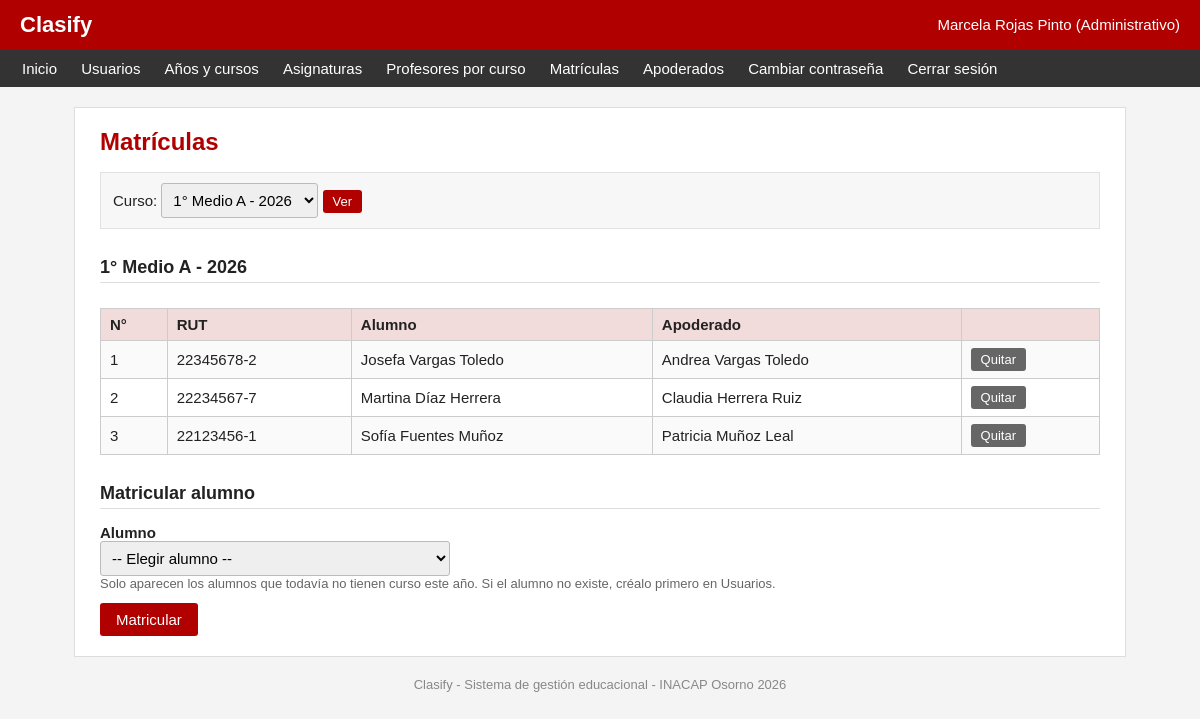
Page /admin/matriculas.php?id_curso=3 (signed in) on the committed database.
### tables this page shows
CREATE TABLE curso (
    id_curso INT AUTO_INCREMENT PRIMARY KEY,
    id_anio INT NOT NULL,
    nivel INT NOT NULL,
    letra CHAR(1) NOT NULL,
    id_profesor_jefe INT NOT NULL,
    estado ENUM('abierto', 'cerrado') NOT NULL DEFAULT 'abierto',
    UNIQUE (id_anio, nivel, letra),
    FOREIGN KEY (id_anio) REFERENCES anio_academico (id_anio),
    FOREIGN KEY (id_profesor_jefe) REFERENCES usuario (id_usuario)
);

CREATE TABLE anio_academico (
    id_anio INT AUTO_INCREMENT PRIMARY KEY,
    anio INT NOT NULL UNIQUE,
    estado ENUM('abierto', 'cerrado') NOT NULL DEFAULT 'abierto'
);

CREATE TABLE inscripcion (
    id_inscripcion INT AUTO_INCREMENT PRIMARY KEY,
    id_alumno INT NOT NULL,
    id_curso INT NOT NULL,
    situacion_final ENUM('promovido', 'no_cumple', 'promovido_excepcion') NULL,
    UNIQUE (id_alumno, id_curso),
    FOREIGN KEY (id_alumno) REFERENCES alumno (id_alumno),
    FOREIGN KEY (id_curso) REFERENCES curso (id_curso)
);

CREATE TABLE usuario (
    id_usuario INT AUTO_INCREMENT PRIMARY KEY,
    rut VARCHAR(12) NOT NULL UNIQUE,
    nombre VARCHAR(100) NOT NULL,
    correo VARCHAR(100) NOT NULL,
    clave VARCHAR(255) NOT NULL,
    rol ENUM('alumno', 'apoderado', 'profesor', 'administrativo') NOT NULL,
    activo TINYINT(1) NOT NULL DEFAULT 1
);

### includes/funciones.php (called while the page is built, shortened)
<?php
function limpiar($texto)
{
    return htmlspecialchars($texto, ENT_QUOTES, "UTF-8");
}
function nombre_nivel($nivel)
{
    $niveles = array(
        1 => "1° Básico", 2 => "2° Básico", 3 => "3° Básico", 4 => "4° Básico",
        5 => "5° Básico", 6 => "6° Básico", 7 => "7° Básico", 8 => "8° Básico",
        9 => "1° Medio", 10 => "2° Medio", 11 => "3° Medio", 12 => "4° Medio"
    );
    if (isset($niveles[$nivel])) {
        return $niveles[$nivel];
    }
    return "Nivel " . $nivel;
}
function nombre_curso($nivel, $letra)
{
    return nombre_nivel($nivel) . " " . $letra;
}

### admin/matriculas.php (the view, shortened to what this page needs)
<?php
require_once "../includes/sesion.php";
$id_curso = 0;
if (isset($_GET["id_curso"])) {
    $id_curso = intval($_GET["id_curso"]);
}
$cursos = mysqli_query($conexion, "SELECT c.id_curso, c.nivel, c.letra, a.anio FROM curso c
                                   JOIN anio_academico a ON a.id_anio = c.id_anio
                                   WHERE a.estado = 'abierto' AND c.estado = 'abierto'
                                   ORDER BY a.anio DESC, c.nivel, c.letra");
include "../includes/cabecera.php";
?>
<form method="get" class="filtros">
    Curso:
    <select name="id_curso">
        <?php while ($c = mysqli_fetch_assoc($cursos)) { ?>
            <option value="<?php echo $c["id_curso"]; ?>" <?php if ($c["id_curso"] == $id_curso) echo "selected"; ?>>
                <?php echo nombre_curso($c["nivel"], $c["letra"]) . " - " . $c["anio"]; ?>
            </option>
        <?php } ?>
    </select>
    <button type="submit" class="boton boton-chico">Ver</button>
</form>
<?php
$curso = null;
if ($id_curso > 0) {
    $resultado = mysqli_execute_query($conexion, "SELECT c.*, a.anio FROM curso c JOIN anio_academico a ON a.id_anio = c.id_anio
                                                  WHERE c.id_curso = ? AND c.estado = 'abierto'", [$id_curso]);
    $curso = mysqli_fetch_assoc($resultado);
}
if ($curso) {
    $inscritos = mysqli_execute_query($conexion, "SELECT i.id_inscripcion, u.rut, u.nombre, ap.nombre AS apoderado
                                                  FROM inscripcion i
                                                  JOIN usuario u ON u.id_usuario = i.id_alumno
                                                  JOIN alumno al ON al.id_alumno = i.id_alumno
                                                  JOIN usuario ap ON ap.id_usuario = al.id_apoderado
                                                  WHERE i.id_curso = ?
                                                  ORDER BY u.nombre", [$id_curso]);
    ?>
    <h2><?php echo nombre_curso($curso["nivel"], $curso["letra"]) . " - " . $curso["anio"]; ?></h2>
    <div class="tabla-contenedor">
    <table>
        <tr>
            <th>N°</th>
            <th>RUT</th>
            <th>Alumno</th>
            <th>Apoderado</th>
            <th></th>
        </tr>
        <?php
        $numero = 1;
        while ($fila = mysqli_fetch_assoc($inscritos)) {
        ?>
            <tr>
                <td><?php echo $numero; ?></td>
                <td><?php echo limpiar($fila["rut"]); ?></td>
                <td><?php echo limpiar($fila["nombre"]); ?></td>
                <td><?php echo limpiar($fila["apoderado"]); ?></td>
                <td>
                    <form method="post" style="display: inline;" onsubmit="return confirm('¿Quitar la matrícula de este alumno?');">
                        <button type="submit" class="boton boton-chico boton-gris">Quitar</button>
                    </form>
                </td>
            </tr>
        <?php
            $numero++;
        }
        ?>
    </table>
    </div>
    <h2>Matricular alumno</h2>
    <form method="post" class="formulario">
        <label>Alumno</label>
        <select name="id_alumno">
            <option value="0">-- Elegir alumno --</option>
        </select>
        <div class="ayuda">Solo aparecen los alumnos que todavía no tienen curso este año. Si el alumno no existe, créalo primero en Usuarios.</div>
        <button type="submit" class="boton">Matricular</button>
    </form>
<?php } ?>
<?php include "../includes/pie.php"; ?>

### css/estilos.css (style rules this page uses)
body { margin: 0; font-family: Arial, Helvetica, sans-serif; font-size: 15px; color: #222222; background-color: #f4f4f4; }
h2 { font-size: 18px; margin-top: 28px; border-bottom: 1px solid #dddddd; padding-bottom: 4px; }
.tabla-contenedor { overflow-x: auto; }
table { border-collapse: collapse; width: 100%; margin-top: 10px; }
th { background-color: #f2dcdb; text-align: left; }
th, td { border: 1px solid #cccccc; padding: 7px 9px; }
tr:nth-child(even) td { background-color: #fafafa; }
form.formulario label { display: block; margin-top: 12px; font-weight: bold; }
input[type=text], input[type=password], input[type=email], input[type=date], input[type=number], select, textarea { padding: 7px; border: 1px solid #bbbbbb; border-radius: 3px; font-size: 15px; max-width: 100%; box-sizing: border-box; }
form.formulario input[type=text], form.formulario input[type=password], form.formulario input[type=email], form.formulario select { width: 350px; }
.boton { display: inline-block; background-color: #b00000; color: white; border: none; padding: 8px 16px; font-size: 15px; border-radius: 3px; text-decoration: none; cursor: pointer; margin-top: 12px; }
.boton-gris { background-color: #666666; }
.boton-chico { padding: 4px 10px; font-size: 13px; margin-top: 0; }
.filtros { background-color: #f7f7f7; border: 1px solid #e2e2e2; padding: 10px 12px; margin-bottom: 10px; }
.ayuda { color: #666666; font-size: 13px; }

### rows in the picture
curso: nombre_curso($curso["nivel"], $curso["letra"]) "1° Medio A", id_anio.anio "2026"
inscripcion: usuario.rut "22345678-2", usuario.nombre "Josefa Vargas Toledo", usuario.nombre "Andrea Vargas Toledo"
inscripcion: usuario.rut "22234567-7", usuario.nombre "Martina Díaz Herrera", usuario.nombre "Claudia Herrera Ruiz"
inscripcion: usuario.rut "22123456-1", usuario.nombre "Sofía Fuentes Muñoz", usuario.nombre "Patricia Muñoz Leal"

### other values in the picture
limpiar($_SESSION["nombre"]) "Marcela Rojas Pinto"
nombre_rol($_SESSION["rol"]) "Administrativo"
limpiar($titulo) "Matrículas"
form field id_curso "1° Medio A - 2026"
